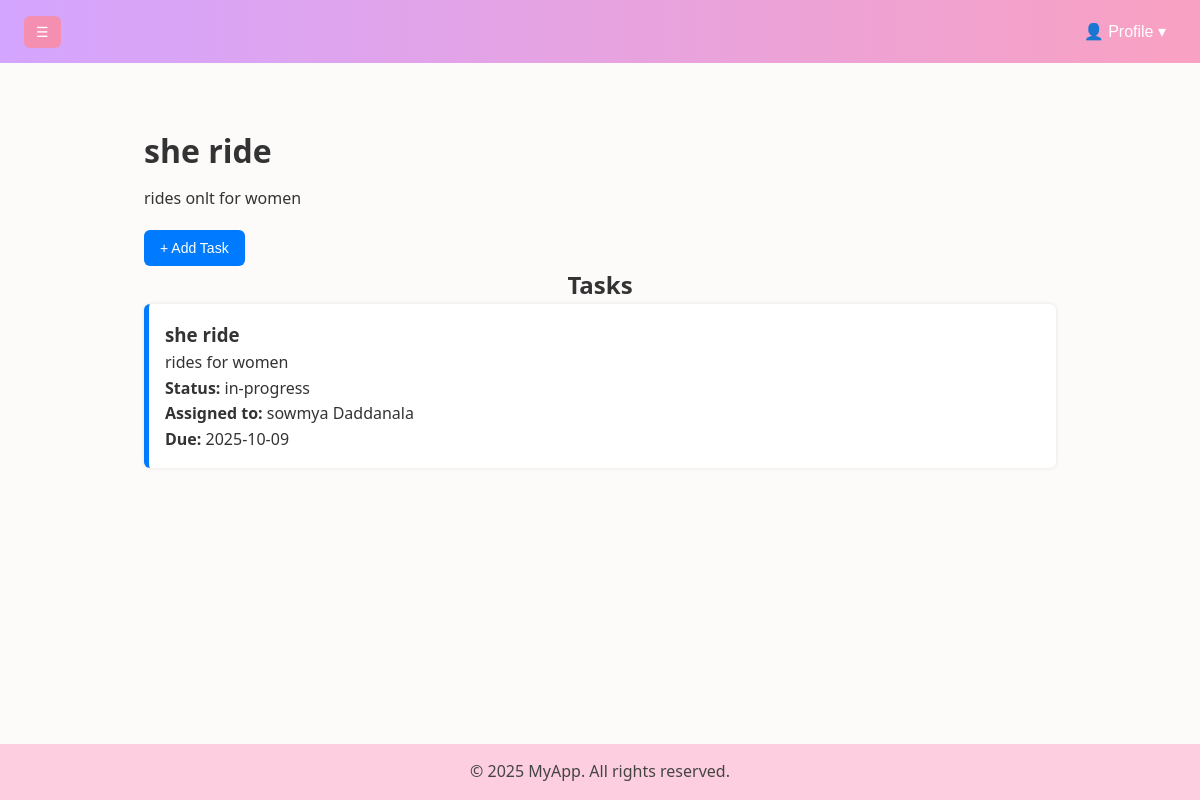
/projects/2 (signed in), run on the app's committed database.
### src/models.py (models this page shows, shortened)
class Project(db.Model):
    __tablename__ = "project"
    id = db.Column(db.Integer, primary_key=True)
    title = db.Column(db.String(150), nullable=False)
    description = db.Column(db.Text)
    owner_id = db.Column(db.Integer, db.ForeignKey("user.id"), nullable=False)
    created_at = db.Column(db.DateTime, default=datetime.utcnow)

class Task(db.Model):
    __tablename__ = "task"
    id = db.Column(db.Integer, primary_key=True)
    title = db.Column(db.String(150), nullable=False)
    description = db.Column(db.Text)
    status = db.Column(db.String(50), default="todo")
    due_date = db.Column(db.Date)
    assignee_id = db.Column(db.Integer, db.ForeignKey("user.id"))
    assignee = db.relationship("User", foreign_keys=[assignee_id], backref="assigned_tasks")
    assigned_by_id = db.Column(db.Integer, db.ForeignKey("user.id"))
    assigned_by = db.relationship("User", foreign_keys=[assigned_by_id], backref="created_tasks")
    project_id = db.Column(db.Integer, db.ForeignKey("project.id"))
    project = db.relationship("Project", backref="tasks")

class User(db.Model):
    __tablename__ = "user"
    id = db.Column(db.Integer, primary_key=True)
    name = db.Column(db.String(100))
    email = db.Column(db.String(120), unique=True, nullable=False)
    password = db.Column(db.String(200))
    phone = db.Column(db.String(20))
    bio = db.Column(db.Text)
    avatar_url = db.Column(db.String(300))
    role = db.Column(db.String(20), default="employee")
    notifications = db.relationship("Notification", backref="user", lazy=True)

### src/app.py (the view)
@app.route("/projects/<int:project_id>")
def project_detail(project_id):
    if "user_id" not in session:
        return redirect(url_for("login"))
    user = User.query.get(session["user_id"])
    project = Project.query.get_or_404(project_id)
    tasks = Task.query.filter_by(project_id=project.id).all()
    users = User.query.all()
    return render_template(
        "projects/project_detail.html",
        user=user,
        project=project,
        tasks=tasks,
        users=users
    )

### src/app.py (called while the page is built)
@app.before_request
def load_unread_notifications():
    if "user_id" in session:
        pass

### src/templates/projects/project_detail.html (shortened to what this page needs)
{% extends "base.html" %}
{% block content %}
<div class="project-detail-container">
  <div class="header">
    <h1>{{ project.title }}</h1>
    <p>{{ project.description or "No description provided." }}</p>
    {% if user.role == "admin" %}
      <button class="add-task-btn" onclick="openTaskPanel()">+ Add Task</button>
    {% endif %}
  </div>
  <h2>Tasks</h2>
  <div class="task-list">
    {% if tasks %}
      {% for task in tasks %}
        <div class="task-item" style="border-left: 5px solid {{ 'green' if task.status == 'done' else '#007bff' }}">
          <div class="task-header">
            <h3>{{ task.title }}</h3>
          </div>
          <p>{{ task.description or "No description" }}</p>
          <p><strong>Status:</strong> {{ task.status }}</p>
          {% if task.assignee %}
            <p><strong>Assigned to:</strong> {{ task.assignee.name }}</p>
          {% endif %}
          {% if task.due_date %}
            <p><strong>Due:</strong> {{ task.due_date.strftime('%Y-%m-%d') }}</p>
          {% endif %}
        </div>
      {% endfor %}
    {% else %}
      <p>No tasks yet.</p>
    {% endif %}
  </div>
</div>
{% endblock %}

### src/static/style.css (style rules this page uses)
* { margin: 0; padding: 0; box-sizing: border-box; }
html,body { font-family: "Segoe UI", Tahoma, Geneva, Verdana, sans-serif; background: #fdfafa; color: #333; line-height: 1.6; height: 100%; display: flex; flex-direction: column; }
h1, h2 { color: #333; text-align: center; }
input, textarea, button { padding: 10px; border: 1px solid #ccc; border-radius: 6px; font-size: 14px; }
button { background-color: #4CAF50; color: white; border: none; cursor: pointer; }
.add-task-btn { background-color: #f3f3f3; border: 1px solid #ccc; padding: 6px 12px; margin-top: 8px; border-radius: 4px; cursor: pointer; font-size: 14px; }

### src/templates/projects/project_detail.html (style rules this page uses)
.project-detail-container { width: 80%; margin: 2em auto; }
.header { display: flex; flex-direction: column; align-items: flex-start; gap: 10px; }
.add-task-btn { background-color: #007bff; color: white; padding: 10px 16px; border: none; border-radius: 6px; cursor: pointer; transition: background-color 0.2s ease-in-out; }
.task-item { background: #fff; padding: 1em; margin-bottom: 1em; border-radius: 6px; box-shadow: 0 0 4px rgba(0,0,0,0.1); }
.task-item h3 { margin-top: 0; }

### data on the page
Project: title "she ride", description "rides onlt for women"
Task: title "she ride", description "rides for women", status "in-progress", assignee.name "sowmya Daddanala", due_date "2025-10-09"
